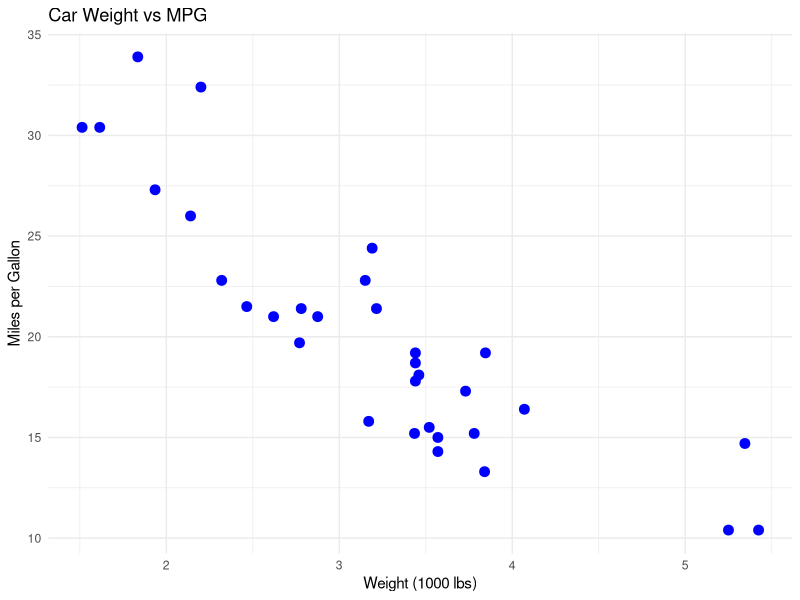

Write the R code that produced this figure.
library(ggplot2)

p <- ggplot(mtcars, aes(x=wt, y=mpg)) +
  geom_point(color="blue", size=3) +
  labs(title="Car Weight vs MPG",
       x="Weight (1000 lbs)",
       y="Miles per Gallon") +
  theme_minimal()

print(p)

print("Hello GitHub! My R project is live.")